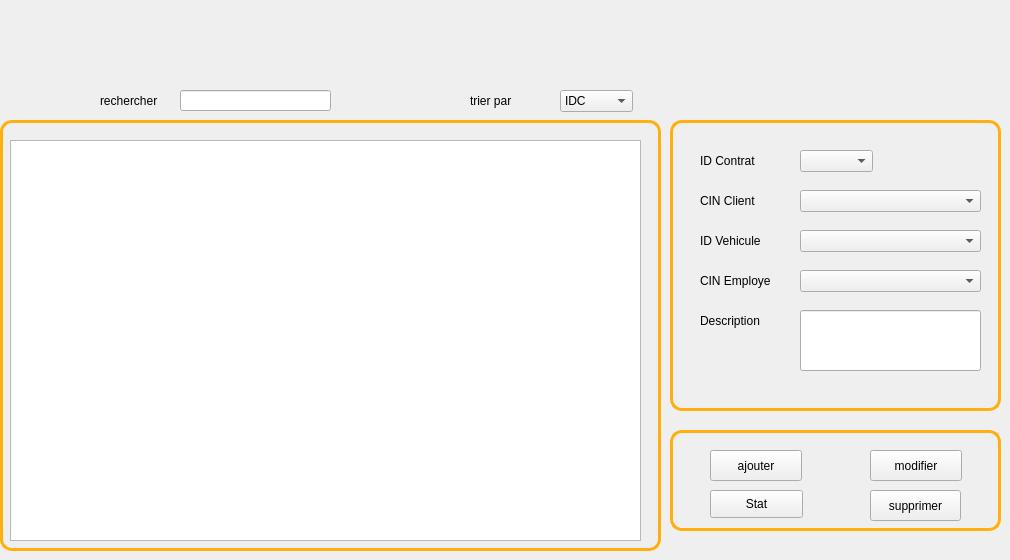
        <widget class="QWidget" name="page_5">
         <widget class="QLabel" name="label_53">
          <property name="geometry">
           <rect>
            <x>700</x>
            <y>150</y>
            <width>71</width>
            <height>21</height>
           </rect>
          </property>
          <property name="styleSheet">
           <string notr="true"/>
          </property>
          <property name="text">
           <string>ID Contrat</string>
          </property>
         </widget>
         <widget class="QLabel" name="label_8">
          <property name="geometry">
           <rect>
            <x>700</x>
            <y>230</y>
            <width>71</width>
            <height>21</height>
           </rect>
          </property>
          <property name="styleSheet">
           <string notr="true"/>
          </property>
          <property name="text">
           <string>ID Vehicule</string>
          </property>
         </widget>
         <widget class="QLineEdit" name="ID">
          <property name="geometry">
           <rect>
            <x>180</x>
            <y>220</y>
            <width>181</width>
            <height>20</height>
           </rect>
          </property>
          <property name="styleSheet">
           <string notr="true"/>
          </property>
         </widget>
         <widget class="QLineEdit" name="DESC">
          <property name="geometry">
           <rect>
            <x>800</x>
            <y>310</y>
            <width>181</width>
            <height>61</height>
           </rect>
          </property>
          <property name="styleSheet">
           <string notr="true"/>
          </property>
          <property name="text">
           <string/>
          </property>
         </widget>
         <widget class="QComboBox" name="comboBox_2">
          <property name="geometry">
           <rect>
            <x>800</x>
            <y>150</y>
            <width>73</width>
            <height>22</height>
           </rect>
          </property>
         </widget>
         <widget class="QLabel" name="label_3">
          <property name="geometry">
           <rect>
            <x>700</x>
            <y>310</y>
            <width>71</width>
            <height>21</height>
           </rect>
          </property>
          <property name="styleSheet">
           <string notr="true"/>
          </property>
          <property name="text">
           <string>Description</string>
          </property>
         </widget>
         <widget class="QLabel" name="label_4">
          <property name="geometry">
           <rect>
            <x>700</x>
            <y>190</y>
            <width>71</width>
            <height>21</height>
           </rect>
          </property>
          <property name="styleSheet">
           <string notr="true"/>
          </property>
          <property name="text">
           <string>CIN Client</string>
          </property>
         </widget>
         <widget class="QLabel" name="label_5">
          <property name="geometry">
           <rect>
            <x>700</x>
            <y>270</y>
            <width>81</width>
            <height>21</height>
           </rect>
          </property>
          <property name="styleSheet">
           <string notr="true"/>
          </property>
          <property name="text">
           <string>CIN Employe</string>
          </property>
         </widget>
         <widget class="QTableView" name="data">
          <property name="geometry">
           <rect>
            <x>10</x>
            <y>140</y>
            <width>631</width>
            <height>401</height>
           </rect>
          </property>
          <property name="styleSheet">
           <string notr="true"/>
          </property>
         </widget>
         <widget class="QPushButton" name="ajouter_2">
          <property name="geometry">
           <rect>
            <x>710</x>
            <y>450</y>
            <width>92</width>
            <height>31</height>
           </rect>
          </property>
          <property name="styleSheet">
           <string notr="true"/>
          </property>
          <property name="text">
           <string>ajouter</string>
          </property>
          <property name="icon">
           <iconset>
            <normaloff>:/theme_normal/ajouter.png</normaloff>:/theme_normal/ajouter.png</iconset>
          </property>
         </widget>
         <widget class="QPushButton" name="modifier_2">
          <property name="geometry">
           <rect>
            <x>870</x>
            <y>450</y>
            <width>92</width>
            <height>31</height>
           </rect>
          </property>
          <property name="styleSheet">
           <string notr="true"/>
          </property>
          <property name="text">
           <string>modifier</string>
          </property>
          <property name="icon">
           <iconset>
            <normaloff>:/theme_normal/modifier.png</normaloff>:/theme_normal/modifier.png</iconset>
          </property>
         </widget>
         <widget class="QPushButton" name="supprimer_2">
          <property name="geometry">
           <rect>
            <x>870</x>
            <y>490</y>
            <width>91</width>
            <height>31</height>
           </rect>
          </property>
          <property name="styleSheet">
           <string notr="true"/>
          </property>
          <property name="text">
           <string>supprimer</string>
          </property>
          <property name="icon">
           <iconset>
            <normaloff>:/theme_normal/supprimer.png</normaloff>:/theme_normal/supprimer.png</iconset>
          </property>
         </widget>
         <widget class="QComboBox" name="cinC">
          <property name="geometry">
           <rect>
            <x>800</x>
            <y>190</y>
            <width>181</width>
            <height>22</height>
           </rect>
          </property>
          <property name="styleSheet">
           <string notr="true"/>
          </property>
         </widget>
         <widget class="QComboBox" name="tribox">
          <property name="geometry">
           <rect>
            <x>560</x>
            <y>90</y>
            <width>73</width>
            <height>22</height>
           </rect>
          </property>
          <item>
           <property name="text">
            <string>IDC</string>
           </property>
          </item>
          <item>
           <property name="text">
            <string>DESCRIPTION</string>
           </property>
          </item>
          <item>
           <property name="text">
            <string>CINC</string>
           </property>
          </item>
          <item>
           <property name="text">
            <string>IDV</string>
           </property>
          </item>
          <item>
           <property name="text">
            <string>CINE</string>
           </property>
          </item>
         </widget>
         <widget class="QLineEdit" name="search">
          <property name="geometry">
           <rect>
            <x>180</x>
            <y>90</y>
            <width>151</width>
            <height>21</height>
           </rect>
          </property>
         </widget>
         <widget class="QPushButton" name="pushButton_2">
          <property name="geometry">
           <rect>
            <x>710</x>
            <y>490</y>
            <width>93</width>
            <height>28</height>
           </rect>
          </property>
          <property name="styleSheet">
           <string notr="true"/>
          </property>
          <property name="text">
           <string>Stat</string>
          </property>
         </widget>
         <widget class="QLabel" name="label_58">
          <property name="geometry">
           <rect>
            <x>670</x>
            <y>120</y>
            <width>331</width>
            <height>291</height>
           </rect>
          </property>
          <property name="styleSheet">
           <string notr="true">background-color: transparent;
border-radius: 12px;
border-color: rgb(255, 175, 14);
	padding: 5px;
border-width: 3px;
border-style: solid ;</string>
          </property>
          <property name="text">
           <string/>
          </property>
         </widget>
         <widget class="QLabel" name="label_59">
          <property name="geometry">
           <rect>
            <x>470</x>
            <y>80</y>
            <width>71</width>
            <height>41</height>
           </rect>
          </property>
          <property name="text">
           <string>trier par</string>
          </property>
         </widget>
         <widget class="QLabel" name="label_61">
          <property name="geometry">
           <rect>
            <x>100</x>
            <y>80</y>
            <width>71</width>
            <height>41</height>
           </rect>
          </property>
          <property name="text">
           <string>rechercher</string>
          </property>
         </widget>
         <widget class="QComboBox" name="combov_2">
          <property name="geometry">
           <rect>
            <x>800</x>
            <y>230</y>
            <width>181</width>
            <height>22</height>
           </rect>
          </property>
         </widget>
         <widget class="QComboBox" name="comboemp_2">
          <property name="geometry">
           <rect>
            <x>800</x>
            <y>270</y>
            <width>181</width>
            <height>22</height>
           </rect>
          </property>
         </widget>
         <widget class="QLabel" name="label_92">
          <property name="geometry">
           <rect>
            <x>0</x>
            <y>120</y>
            <width>661</width>
            <height>431</height>
           </rect>
          </property>
          <property name="styleSheet">
           <string notr="true">background-color: transparent;
border-radius: 12px;
border-color: rgb(255, 175, 14);
	padding: 5px;
border-width: 3px;
border-style: solid ;</string>
          </property>
          <property name="text">
           <string/>
          </property>
         </widget>
         <widget class="QLabel" name="label_26">
          <property name="geometry">
           <rect>
            <x>40</x>
            <y>-50</y>
            <width>361</width>
            <height>31</height>
           </rect>
          </property>
          <property name="font">
           <font>
            <family>Arial</family>
            <pointsize>14</pointsize>
            <weight>75</weight>
            <italic>true</italic>
            <bold>true</bold>
           </font>
          </property>
          <property name="styleSheet">
           <string notr="true">color: qradialgradient(spread:pad, cx:0.5, cy:0.5, radius:0.5, fx:0.495, fy:0.505682, stop:0 rgba(41, 0, 0, 255), stop:1 rgba(255, 255, 255, 255));</string>
          </property>
          <property name="text">
           <string>Gestion des clients &amp; contrats</string>
          </property>
         </widget>
         <widget class="QLabel" name="label_94">
          <property name="geometry">
           <rect>
            <x>670</x>
            <y>430</y>
            <width>331</width>
            <height>101</height>
           </rect>
          </property>
          <property name="styleSheet">
           <string notr="true">background-color: transparent;
border-radius: 12px;
border-color: rgb(255, 175, 14);
	padding: 5px;
border-width: 3px;
border-style: solid ;</string>
          </property>
          <property name="text">
           <string/>
          </property>
         </widget>
         <zorder>label_94</zorder>
         <zorder>label_92</zorder>
         <zorder>ID</zorder>
         <zorder>data</zorder>
         <zorder>label_58</zorder>
         <zorder>label_53</zorder>
         <zorder>label_8</zorder>
         <zorder>DESC</zorder>
         <zorder>comboBox_2</zorder>
         <zorder>label_3</zorder>
         <zorder>label_4</zorder>
         <zorder>label_5</zorder>
         <zorder>ajouter_2</zorder>
         <zorder>modifier_2</zorder>
         <zorder>supprimer_2</zorder>
         <zorder>cinC</zorder>
         <zorder>tribox</zorder>
         <zorder>search</zorder>
         <zorder>pushButton_2</zorder>
         <zorder>label_59</zorder>
         <zorder>label_61</zorder>
         <zorder>combov_2</zorder>
         <zorder>comboemp_2</zorder>
         <zorder>label_26</zorder>
        </widget>
